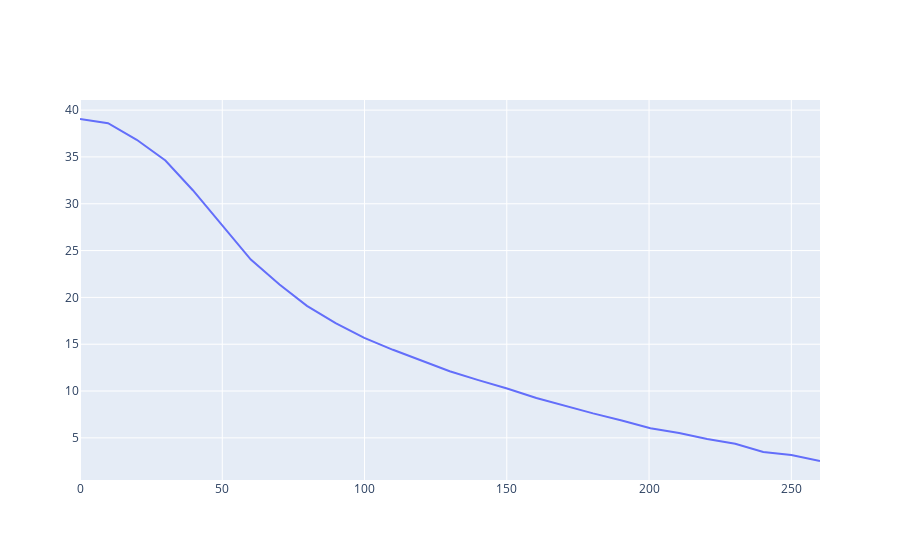

Notebook code for this chart:
### Code cell
time=pd.Series([
0,
9.85977,
19.9387,
30.0175,
39.6582,
44.6976,
49.7371,
60.0351,
70.1139,
79.7546,
89.8335,
99.9124,
109.991,
120.289,
129.93,
140.009,
150.088,
160.386,
170.245,
180.324,
190.403,
200.482,
210.561,
220.421,
230.28,
240.14,
250,
260.079,
])


height_r=pd.Series(
    [
39.0506,
38.6051,
36.8304,
34.6127,
31.4457,
29.6089,
27.7722,
24.0354,
21.3747,
19.0937,
17.2557,
15.6709,
14.4025,
13.1974,
12.119,
11.1671,
10.2785,
9.26319,
8.43791,
7.61258,
6.85053,
6.02519,
5.51631,
4.88091,
4.37208,
3.48351,
3.16456,
2.52909,

    ]
)
fig=go.Figure()
fig.add_trace(go.Scatter(x=time,y=height_r,name=f'理论计算'))
